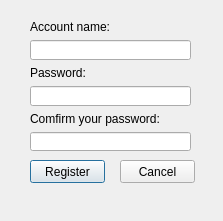
<?xml version="1.0" encoding="UTF-8"?>
<ui version="4.0">
 <class>Dialog</class>
 <widget class="QDialog" name="Dialog">
  <property name="geometry">
   <rect>
    <x>0</x>
    <y>0</y>
    <width>223</width>
    <height>221</height>
   </rect>
  </property>
  <property name="windowTitle">
   <string>Dialog</string>
  </property>
  <widget class="QPushButton" name="pushButton">
   <property name="geometry">
    <rect>
     <x>30</x>
     <y>160</y>
     <width>75</width>
     <height>23</height>
    </rect>
   </property>
   <property name="text">
    <string>Register</string>
   </property>
  </widget>
  <widget class="QPushButton" name="pushButton_2">
   <property name="geometry">
    <rect>
     <x>120</x>
     <y>160</y>
     <width>75</width>
     <height>23</height>
    </rect>
   </property>
   <property name="text">
    <string>Cancel</string>
   </property>
  </widget>
  <widget class="QWidget" name="verticalLayoutWidget">
   <property name="geometry">
    <rect>
     <x>30</x>
     <y>20</y>
     <width>161</width>
     <height>131</height>
    </rect>
   </property>
   <layout class="QVBoxLayout" name="verticalLayout">
    <item>
     <widget class="QLabel" name="label">
      <property name="text">
       <string>Account name:</string>
      </property>
     </widget>
    </item>
    <item>
     <widget class="QLineEdit" name="lineEdit"/>
    </item>
    <item>
     <widget class="QLabel" name="label_2">
      <property name="text">
       <string>Password:</string>
      </property>
     </widget>
    </item>
    <item>
     <widget class="QLineEdit" name="lineEdit_2">
      <property name="echoMode">
       <enum>QLineEdit::Password</enum>
      </property>
     </widget>
    </item>
    <item>
     <widget class="QLabel" name="label_3">
      <property name="text">
       <string>Comfirm your password:</string>
      </property>
     </widget>
    </item>
    <item>
     <widget class="QLineEdit" name="lineEdit_3">
      <property name="echoMode">
       <enum>QLineEdit::Password</enum>
      </property>
     </widget>
    </item>
   </layout>
  </widget>
 </widget>
 <resources/>
 <connections/>
</ui>
